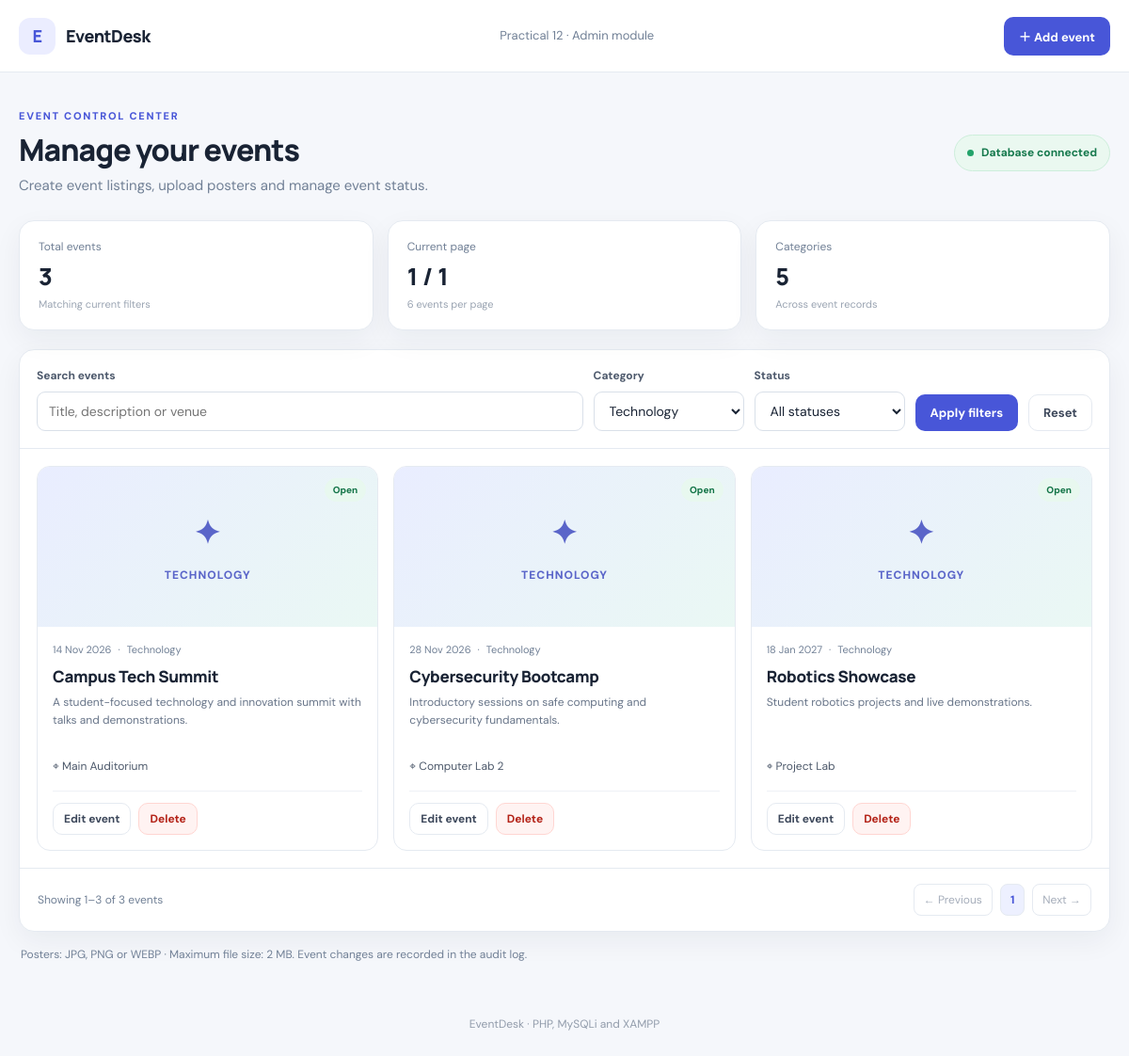
Page /index.php?category=Technology on the committed database.
### tables this page shows
CREATE TABLE IF NOT EXISTS events (
    id INT UNSIGNED AUTO_INCREMENT PRIMARY KEY,
    title VARCHAR(150) NOT NULL,
    description TEXT NOT NULL,
    category VARCHAR(80) NOT NULL,
    event_date DATE NOT NULL,
    venue VARCHAR(180) NOT NULL,
    status ENUM('open', 'closed') NOT NULL DEFAULT 'open',
    poster_path VARCHAR(255) DEFAULT NULL,
    created_at TIMESTAMP NOT NULL DEFAULT CURRENT_TIMESTAMP,
    updated_at TIMESTAMP NOT NULL DEFAULT CURRENT_TIMESTAMP ON UPDATE CURRENT_TIMESTAMP,
    INDEX idx_event_date (event_date),
    INDEX idx_event_category (category),
    INDEX idx_event_status (status)
);

### db.php (called while the page is built, shortened)
<?php
function e(?string $value): string {
    return htmlspecialchars($value ?? '', ENT_QUOTES | ENT_SUBSTITUTE, 'UTF-8');
}

### index.php (the view, shortened to what this page needs)
<?php
require __DIR__ . '/db.php';
$q = trim((string)($_GET['q'] ?? ''));
$category = trim((string)($_GET['category'] ?? ''));
$status = trim((string)($_GET['status'] ?? ''));
$page = filter_input(INPUT_GET, 'page', FILTER_VALIDATE_INT);
$page = ($page && $page > 0) ? $page : 1;
$perPage = 6;
$where = ['1=1'];
$params = [];
$types = '';
if ($category !== '') {
    $where[] = 'category = ?';
    $params[] = $category;
    $types .= 's';
}
$whereSql = implode(' AND ', $where);
$count = $conn->prepare("SELECT COUNT(*) AS total FROM events WHERE $whereSql");
if ($types !== '') $count->bind_param($types, ...$params);
$count->execute();
$total = (int)$count->get_result()->fetch_assoc()['total'];
$totalPages = max(1, (int)ceil($total / $perPage));
$page = min($page, $totalPages);
$offset = ($page - 1) * $perPage;
$list = $conn->prepare("SELECT id, title, description, category, event_date, venue, status, poster_path FROM events WHERE $whereSql ORDER BY event_date ASC, id DESC LIMIT ? OFFSET ?");
$listParams = $params;
$listTypes = $types . 'ii';
$listParams[] = $perPage;
$listParams[] = $offset;
$list->bind_param($listTypes, ...$listParams);
$list->execute();
$events = $list->get_result();
$categories = [];
$catResult = $conn->query('SELECT DISTINCT category FROM events ORDER BY category');
while ($row = $catResult->fetch_assoc()) $categories[] = $row['category'];
?>
<!doctype html><html lang="en"><head><meta charset="utf-8"><meta name="viewport" content="width=device-width, initial-scale=1"><title>Event Management</title><link rel="stylesheet" href="css/style.css"></head><body>
<header class="topbar"><div class="container nav"><a class="brand" href="index.php"><span class="brand-icon">E</span> EventDesk</a><span class="nav-note">Practical 12 · Admin module</span><a class="button primary" href="add.php">＋ Add event</a></div></header>
<main class="container">
<section class="hero"><div><p class="eyebrow">EVENT CONTROL CENTER</p><h1>Manage your events</h1><p class="muted">Create event listings, upload posters and manage event status.</p></div><div class="hero-chip"><span class="dot"></span> Database connected</div></section>
<section class="stats">
<div class="stat-card"><span>Total events</span><strong><?= $total ?></strong><small>Matching current filters</small></div>
<div class="stat-card"><span>Current page</span><strong><?= $page ?> / <?= $totalPages ?></strong><small><?= $perPage ?> events per page</small></div>
<div class="stat-card"><span>Categories</span><strong><?= count($categories) ?></strong><small>Across event records</small></div>
</section>
<section class="panel">
<form class="filters" method="get">
<label class="search"><span>Search events</span><input type="search" name="q" value="<?= e($q) ?>" placeholder="Title, description or venue"></label>
<label><span>Category</span><select name="category"><option value="">All categories</option><?php foreach ($categories as $c): ?><option value="<?= e($c) ?>" <?= $category === $c ? 'selected' : '' ?>><?= e($c) ?></option><?php endforeach; ?></select></label>
<label><span>Status</span><select name="status"><option value="">All statuses</option></select></label>
<button class="button primary" type="submit">Apply filters</button><a class="button light" href="index.php">Reset</a>
</form>
<div class="event-grid">
<?php if ($events->num_rows === 0): ?><div class="empty">No events match the selected filters.</div>
<?php else: while ($event = $events->fetch_assoc()): ?>
<article class="event-card">
<div class="poster">
<?php if ($event['poster_path'] && is_file(__DIR__ . '/' . $event['poster_path'])): ?><img src="<?= e($event['poster_path']) ?>" alt="Poster for <?= e($event['title']) ?>">
<?php else: ?><div class="poster-placeholder"><span class="poster-symbol">✦</span><span><?= e($event['category']) ?></span></div><?php endif; ?>
<span class="status <?= e($event['status']) ?>"><?= e(ucfirst($event['status'])) ?></span>
</div>
<div class="event-content"><div class="event-meta"><span><?= e(date('d M Y', strtotime($event['event_date']))) ?></span><span>·</span><span><?= e($event['category']) ?></span></div>
<h2><?= e($event['title']) ?></h2><p class="description"><?= e($event['description']) ?></p><p class="venue">⌖ <?= e($event['venue']) ?></p>
<div class="card-actions"><a class="button small light" href="edit.php?id=<?= (int)$event['id'] ?>">Edit event</a>
<form method="post" action="delete.php" onsubmit="return confirm('Delete this event and its poster permanently? This cannot be undone.');"><button class="button small danger" type="submit">Delete</button></form></div></div>
</article>
<?php endwhile; endif; ?>
</div>
<div class="table-footer"><span>Showing <?= $total ? $offset + 1 : 0 ?>–<?= min($offset + $perPage, $total) ?> of <?= $total ?> events</span><nav class="pagination"><?php if ($page > 1): ?><a href="<?= e(event_page_url($page - 1, $q, $category, $status)) ?>">← Previous</a><?php else: ?><span class="disabled">← Previous</span><?php endif; ?><span class="current"><?= $page ?></span><?php if ($page < $totalPages): ?><a href="<?= e(event_page_url($page + 1, $q, $category, $status)) ?>">Next →</a><?php else: ?><span class="disabled">Next →</span><?php endif; ?></nav></div>
</section>
<p class="note">Posters: JPG, PNG or WEBP · Maximum file size: 2 MB. Event changes are recorded in the audit log.</p>
</main><footer class="footer">EventDesk · PHP, MySQLi and XAMPP</footer></body></html>

### rows in the picture
events: category "TECHNOLOGY", status "Open", event_date "14 Nov 2026", category "Technology", title "Campus Tech Summit", description "A student-focused technology and innovation summit with talks and demonstrations.", venue "Main Auditorium"
events: category "TECHNOLOGY", status "Open", event_date "28 Nov 2026", category "Technology", title "Cybersecurity Bootcamp", description "Introductory sessions on safe computing and cybersecurity fundamentals.", venue "Computer Lab 2"
events: category "TECHNOLOGY", status "Open", event_date "18 Jan 2027", category "Technology", title "Robotics Showcase", description "Student robotics projects and live demonstrations.", venue "Project Lab"

### other values in the picture
$total "3"
$page "1"
$totalPages "1"
$perPage "6"
count($categories) "5"
$offset + 1 "1"
min($offset + $perPage, $total) "3"
form field category "Technology"
